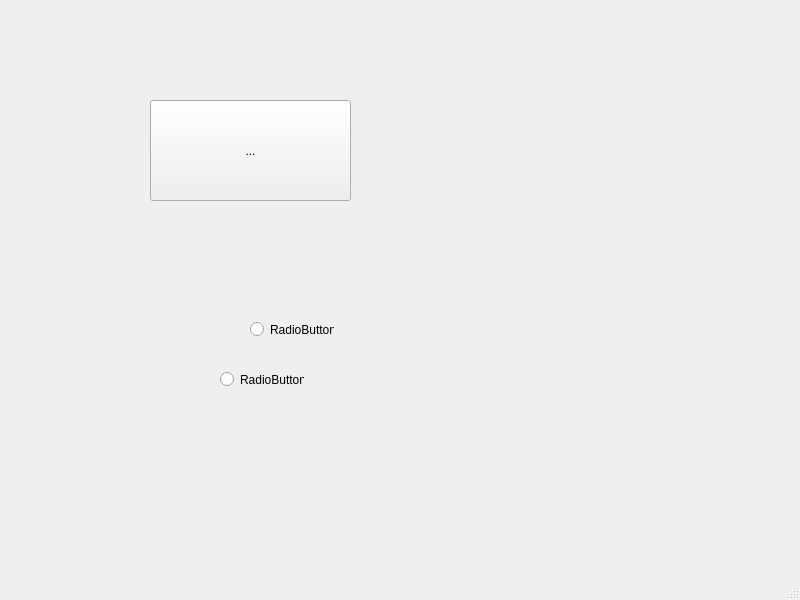
<?xml version="1.0" encoding="UTF-8"?>
<ui version="4.0">
 <class>ClientInterface</class>
 <widget class="QMainWindow" name="ClientInterface">
  <property name="geometry">
   <rect>
    <x>0</x>
    <y>0</y>
    <width>800</width>
    <height>600</height>
   </rect>
  </property>
  <property name="windowTitle">
   <string>MediaClient</string>
  </property>
  <widget class="QWidget" name="centralwidget">
   <widget class="QToolButton" name="toolButton">
    <property name="geometry">
     <rect>
      <x>150</x>
      <y>100</y>
      <width>201</width>
      <height>101</height>
     </rect>
    </property>
    <property name="text">
     <string>...</string>
    </property>
   </widget>
   <widget class="QRadioButton" name="radioButton">
    <property name="geometry">
     <rect>
      <x>250</x>
      <y>320</y>
      <width>84</width>
      <height>19</height>
     </rect>
    </property>
    <property name="text">
     <string>RadioButton</string>
    </property>
   </widget>
   <widget class="QRadioButton" name="radioButton_2">
    <property name="geometry">
     <rect>
      <x>220</x>
      <y>370</y>
      <width>84</width>
      <height>19</height>
     </rect>
    </property>
    <property name="text">
     <string>RadioButton</string>
    </property>
   </widget>
  </widget>
  <widget class="QMenuBar" name="menubar">
   <property name="geometry">
    <rect>
     <x>0</x>
     <y>0</y>
     <width>800</width>
     <height>20</height>
    </rect>
   </property>
  </widget>
  <widget class="QStatusBar" name="statusbar"/>
 </widget>
 <resources/>
 <connections/>
</ui>
